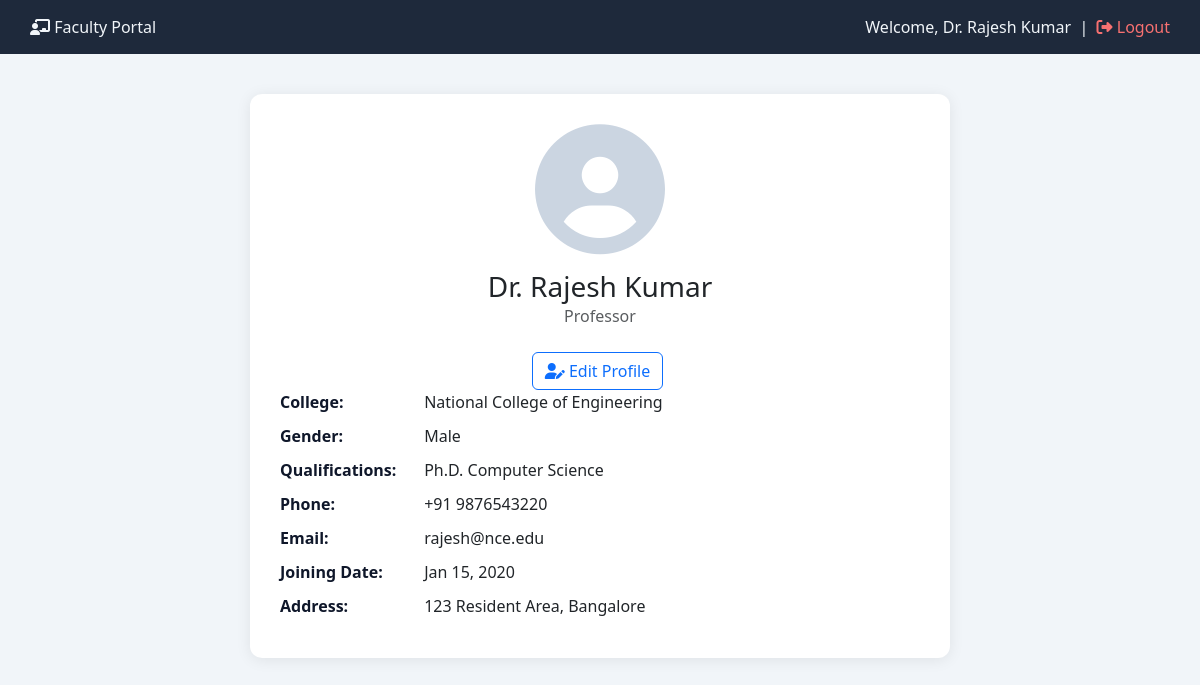
Screenshot of /faculty/dashboard.php (signed in) with the database file from the repository.
### tables this page shows
CREATE TABLE IF NOT EXISTS faculty (
    id INT AUTO_INCREMENT PRIMARY KEY,
    name VARCHAR(100) NOT NULL,
    username VARCHAR(50) UNIQUE,
    password VARCHAR(255),
    college_id INT,
    gender ENUM('Male', 'Female', 'Other') NOT NULL,
    designation VARCHAR(100) NOT NULL,
    qualifications TEXT,
    phone VARCHAR(20),
    email VARCHAR(100),
    joining_date DATE,
    address TEXT,
    profile_image VARCHAR(255),
    created_at TIMESTAMP DEFAULT CURRENT_TIMESTAMP,
    INDEX idx_faculty_college (college_id),
    INDEX idx_faculty_name (name),
    FOREIGN KEY (college_id) REFERENCES colleges(id) ON DELETE SET NULL
);

CREATE TABLE IF NOT EXISTS colleges (
    id INT AUTO_INCREMENT PRIMARY KEY,
    college_name VARCHAR(200) NOT NULL,
    college_code VARCHAR(20) NOT NULL UNIQUE,
    address TEXT,
    phone VARCHAR(20),
    email VARCHAR(100),
    created_at TIMESTAMP DEFAULT CURRENT_TIMESTAMP
);

### faculty/dashboard.php (the view, shortened to what this page needs)
<?php
$faculty_id = (int) $_SESSION['faculty_id'];
$result = mysqli_query($con, "
    SELECT f.*, c.college_name
    FROM faculty f
    LEFT JOIN colleges c ON f.college_id = c.id
    WHERE f.id = $faculty_id
");
$faculty = mysqli_fetch_assoc($result);
?>
<!DOCTYPE html>
<html lang="en">
<head>
    <link rel="stylesheet" href="<?php echo ASSETS_URL; ?>css/style.css">
    <link rel="stylesheet" href="https://cdnjs.cloudflare.com/ajax/libs/font-awesome/6.4.0/css/all.min.css">
    <link href="https://cdn.jsdelivr.net/npm/bootstrap@5.3.0/dist/css/bootstrap.min.css" rel="stylesheet">
</head>
<body>
    <div class="top-bar">
        <div>
            <i class="fas fa-chalkboard-teacher"></i> Faculty Portal
        </div>
        <div>
            Welcome, <?php echo htmlspecialchars($_SESSION['faculty_name']); ?> &nbsp;|&nbsp;
            <a href="logout.php"><i class="fas fa-sign-out-alt"></i> Logout</a>
        </div>
    </div>
    <div class="profile-card">
        <div class="text-center mb-4">
            <?php if (!empty($faculty['profile_image'])): ?>
                <img src="<?php echo ASSETS_URL . 'uploads/' . htmlspecialchars($faculty['profile_image']); ?>" alt="Profile Photo">
            <?php else: ?>
                <i class="fas fa-user-circle" style="font-size: 130px; color: #cbd5e1;"></i>
            <?php endif; ?>
            <h3 class="mt-3 mb-0"><?php echo htmlspecialchars($faculty['name']); ?></h3>
            <p class="text-muted"><?php echo htmlspecialchars($faculty['designation']); ?></p>
        </div>
        <div class="text-center mt-4">
           <a href="edit-profile.php" class="btn btn-outline-primary">
               <i class="fas fa-user-edit"></i> Edit Profile
           </a>
        </div>
        <div class="profile-info">
            <p><strong>College:</strong> <?php echo htmlspecialchars($faculty['college_name'] ?? 'N/A'); ?></p>
            <p><strong>Gender:</strong> <?php echo htmlspecialchars($faculty['gender']); ?></p>
            <p><strong>Qualifications:</strong> <?php echo htmlspecialchars($faculty['qualifications'] ?? 'N/A'); ?></p>
            <p><strong>Phone:</strong> <?php echo htmlspecialchars($faculty['phone'] ?? 'N/A'); ?></p>
            <p><strong>Email:</strong> <?php echo htmlspecialchars($faculty['email'] ?? 'N/A'); ?></p>
            <p><strong>Joining Date:</strong> <?php echo $faculty['joining_date'] ? date('M d, Y', strtotime($faculty['joining_date'])) : 'N/A'; ?></p>
            <p><strong>Address:</strong> <?php echo htmlspecialchars($faculty['address'] ?? 'N/A'); ?></p>
        </div>
    </div>
</body>
</html>

### assets/css/style.css (style rules this page uses)
* { margin: 0; padding: 0; box-sizing: border-box; }
body { font-family: 'Segoe UI', Tahoma, Geneva, Verdana, sans-serif; background-color: #f8f9fa; color: #333; }
.btn { margin-right: 5px; }

### faculty/dashboard.php (style rules this page uses)
body { background-color: #f1f5f9; }
.top-bar { background: #1e293b; color: #f1f5f9; padding: 15px 30px; display: flex; justify-content: space-between; align-items: center; }
.top-bar a { color: #f87171; text-decoration: none; }
.profile-card { max-width: 700px; margin: 40px auto; background: white; border-radius: 12px; box-shadow: 0 2px 15px rgba(0,0,0,0.08); padding: 30px; }
.profile-info p { margin-bottom: 10px; }
.profile-info strong { color: #0f172a; display: inline-block; width: 140px; }

### rows the page displays
faculty: name "Dr. Rajesh Kumar", designation "Professor", college.college_name "National College of Engineering", gender "Male", qualifications "Ph.D. Computer Science", phone "+91 9876543220", email "rajesh@nce.edu", joining_date "Jan 15, 2020", address "123 Resident Area, Bangalore"

### other values shown
$_SESSION['faculty_name'] "Dr. Rajesh Kumar"
